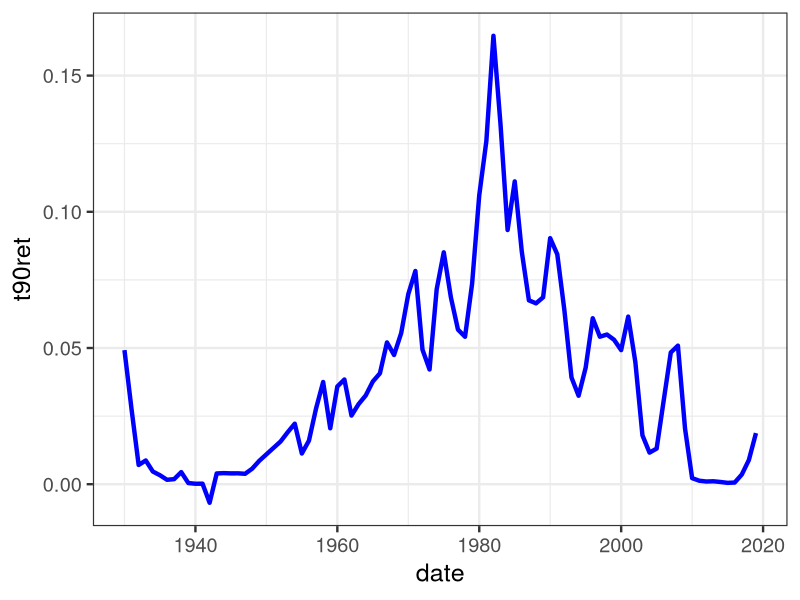
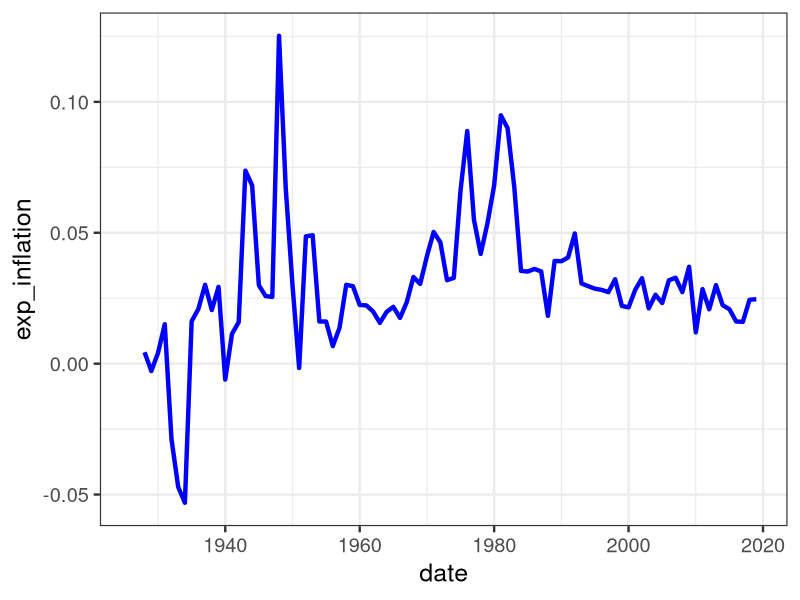
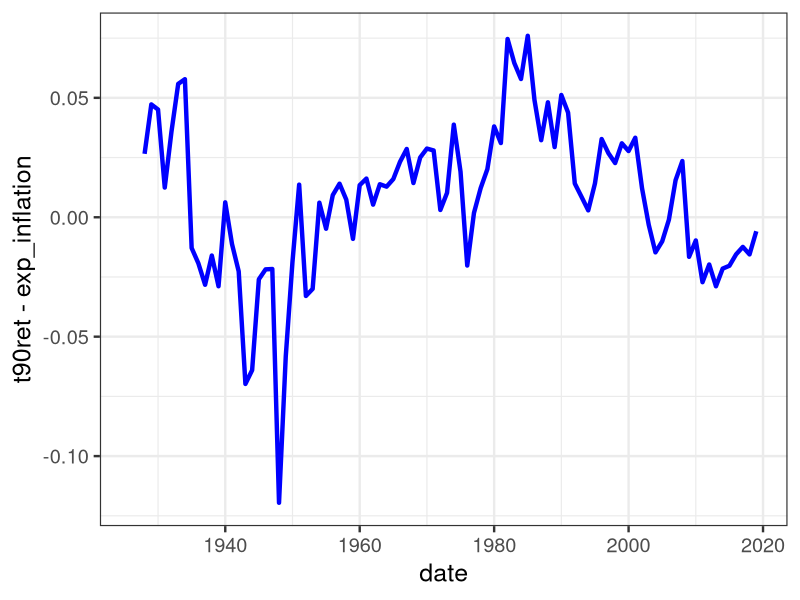

Write the R code that produced these figures, in order.
##############################################
# COnstruct data using only annual CRSP data #
##############################################

# housekeeping
rm(list = ls())
library(gridExtra)
library(ggplot2)
theme_set(theme_bw(base_size = 18))

#######################
# load data from CRSP #
#######################

return_data <- read.csv("../data/returns_annual.csv", stringsAsFactors = F)
return_data$date <- as.Date(as.character(return_data$date), format =  "%Y%m%d")
return_data$month <- as.numeric(as.factor(months(return_data$date)))

inflation_tbills_data <- read.csv("../data/inflation_tbills.csv", stringsAsFactors = F)
inflation_tbills_data$date <- as.Date(as.character(inflation_tbills_data$date), format =  "%Y%m%d")

return_data$month <- as.numeric(format(return_data$date,"%m"))
inflation_tbills_data$month <- as.numeric(format(inflation_tbills_data$date,"%m"))

inflation_tbills_data_annual <- read.csv("../data/inflation_tbill_annual.csv", stringsAsFactors = F)
inflation_tbills_data_annual$date <- as.Date(as.character(inflation_tbills_data_annual$date), format =  "%Y%m%d")

#############################################
# recursively calculate prices and dividends#
#############################################

return_data$prices <- NA
return_data$dividends <- NA

# Assume P(0) = 1 to get t=1 prices and dividends
return_data$prices[1] <- (1 + return_data$vwretx[1])
return_data$dividends[1] <-  return_data$vwretd[1] - return_data$vwretx[1]

# use recursive identity to get price and dividend data
for(i in 2:nrow(return_data)){
  return_data$prices[i] <- return_data$prices[i-1]*(1 + return_data$vwretx[i])
  return_data$dividends[i] <- return_data$prices[i-1] * (return_data$vwretd[i] - return_data$vwretx[i])
}

prices_all_plot <- ggplot(data = na.omit(return_data), aes(x = date, y = prices))+
  geom_line(color = "blue", size = 2)
dividend_all_plot <- ggplot(data = na.omit(return_data), aes(x = date, y = dividends))+
  geom_line(color = "blue", size = 2)

# calculate dividend growth 
return_data$div_growth <- c(NA, log(return_data$dividends[2:length(return_data$dividends)]) - log(return_data$dividends[1:(length(return_data$dividends)-1)]))
# claculate dividend yield
return_data$div_yield <- log(return_data$dividends / return_data$prices)

###################################################
# estimate AR1 process to get expeceted inflation #
###################################################

# annual expected inflation
pi_t <- inflation_tbills_data_annual$cpiret[2:nrow(inflation_tbills_data_annual)]
pi_lag <- inflation_tbills_data_annual$cpiret[1:(nrow(inflation_tbills_data_annual)-1)] 

ar1 <- summary(lm(pi_t~ pi_lag))
intercept <- ar1$coefficients["(Intercept)", "Estimate"]
ar_coef <- ar1$coefficients["pi_lag", "Estimate"]

inflation_tbills_data_annual$exp_inflation <- NA
for(i in 2:nrow(inflation_tbills_data_annual)){
  prev_pi <- inflation_tbills_data_annual$cpiret[(i-1)]
  inflation_tbills_data_annual$exp_inflation[i] <- intercept + ar_coef * prev_pi 
}
inflation_tbills_data_annual$real_rf <- inflation_tbills_data_annual$t90ret - inflation_tbills_data_annual$exp_inflation


#########################
# Plots and export data #
#########################

merged_data <- merge(return_data, inflation_tbills_data, by = "date")

annual_data <- merge(return_data, inflation_tbills_data_annual, by = "date")
save_vars <- c("date", "prices", "vwretd", "vwretx", "dividends","div_growth","b1ret",
               "t90ret", "cpiret", "real_rf", "div_yield")
annual_data <- annual_data[, which(colnames(annual_data) %in% save_vars)]


prices_plot <- ggplot(data = na.omit(annual_data), aes(x = date, y = prices))+
  geom_line(color = "blue", size = 2)
dividends_plot <- ggplot(data = na.omit(annual_data), aes(x = date, y = dividends))+
  geom_line(color = "blue", size = 2)
annual_pd_ratio <- ggplot(data = annual_data, aes(x = date, y = prices/dividends))+
  geom_line(color = "blue", size = 2)
annual_inflation_plot <- ggplot(data = annual_data, aes(x = date, y = cpiret))+
  geom_line(color = "blue", size = 2)
annual_real_rf <- ggplot(data = annual_data, aes(x = date, y = real_rf))+
  geom_line(color = "blue", size = 1.5)

ggplot(data = annual_data, aes(x = date, y = t90ret))+
  geom_line(color = "blue", size = 1.5)

ggplot(data = inflation_tbills_data_annual, aes(x = date, y = exp_inflation))+
  geom_line(color = "blue", size = 1.5)

ggplot(data = inflation_tbills_data_annual, aes(x = date, y = t90ret - exp_inflation))+
  geom_line(color = "blue", size = 1.5)


write.csv(annual_data, "../data/data_annual.csv", row.names = F)
